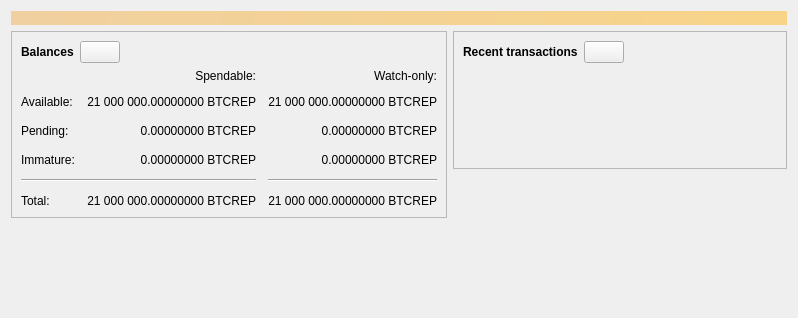
<?xml version="1.0" encoding="UTF-8"?>
<ui version="4.0">
 <class>OverviewPage</class>
 <widget class="QWidget" name="OverviewPage">
  <property name="geometry">
   <rect>
    <x>0</x>
    <y>0</y>
    <width>798</width>
    <height>318</height>
   </rect>
  </property>
  <property name="windowTitle">
   <string>Form</string>
  </property>
  <layout class="QVBoxLayout" name="topLayout">
   <item>
    <widget class="QLabel" name="labelAlerts">
     <property name="visible">
      <bool>false</bool>
     </property>
     <property name="styleSheet">
      <string notr="true">QLabel { background-color: qlineargradient(x1: 0, y1: 0, x2: 1, y2: 0, stop:0 #F0D0A0, stop:1 #F8D488); color:#000000; }</string>
     </property>
     <property name="wordWrap">
      <bool>true</bool>
     </property>
     <property name="margin">
      <number>3</number>
     </property>
     <property name="textInteractionFlags">
      <set>Qt::TextSelectableByMouse</set>
     </property>
    </widget>
   </item>
   <item>
    <layout class="QHBoxLayout" name="horizontalLayout" stretch="1,1">
     <item>
      <layout class="QVBoxLayout" name="verticalLayout_2">
       <item>
        <widget class="QFrame" name="frame">
         <property name="frameShape">
          <enum>QFrame::StyledPanel</enum>
         </property>
         <property name="frameShadow">
          <enum>QFrame::Raised</enum>
         </property>
         <layout class="QVBoxLayout" name="verticalLayout_4">
          <item>
           <layout class="QHBoxLayout" name="horizontalLayout_4">
            <item>
             <widget class="QLabel" name="label_5">
              <property name="font">
               <font>
                <weight>75</weight>
                <bold>true</bold>
               </font>
              </property>
              <property name="text">
               <string>Balances</string>
              </property>
             </widget>
            </item>
            <item>
             <widget class="QPushButton" name="labelWalletStatus">
              <property name="enabled">
               <bool>true</bool>
              </property>
              <property name="maximumSize">
               <size>
                <width>45</width>
                <height>16777215</height>
               </size>
              </property>
              <property name="toolTip">
               <string>The displayed information may be out of date. Your wallet automatically synchronizes with the BitcoinRepublic network after a connection is established, but this process has not completed yet.</string>
              </property>
              <property name="text">
               <string/>
              </property>
              <property name="icon">
               <iconset resource="../bitcoinrepublic.qrc">
                <normaloff>:/icons/warning</normaloff>
                <disabledoff>:/icons/warning</disabledoff>:/icons/warning</iconset>
              </property>
              <property name="iconSize">
               <size>
                <width>24</width>
                <height>24</height>
               </size>
              </property>
             </widget>
            </item>
            <item>
             <spacer name="horizontalSpacer_3">
              <property name="orientation">
               <enum>Qt::Horizontal</enum>
              </property>
              <property name="sizeHint" stdset="0">
               <size>
                <width>40</width>
                <height>20</height>
               </size>
              </property>
             </spacer>
            </item>
           </layout>
          </item>
          <item>
           <layout class="QGridLayout" name="gridLayout">
            <property name="spacing">
             <number>12</number>
            </property>
            <item row="2" column="2">
             <widget class="QLabel" name="labelWatchPending">
              <property name="cursor">
               <cursorShape>IBeamCursor</cursorShape>
              </property>
              <property name="toolTip">
               <string>Unconfirmed transactions to watch-only addresses</string>
              </property>
              <property name="text">
               <string notr="true">0.00000000 BTCREP</string>
              </property>
              <property name="alignment">
               <set>Qt::AlignRight|Qt::AlignTrailing|Qt::AlignVCenter</set>
              </property>
              <property name="textInteractionFlags">
               <set>Qt::LinksAccessibleByMouse|Qt::TextSelectableByKeyboard|Qt::TextSelectableByMouse</set>
              </property>
             </widget>
            </item>
            <item row="2" column="1">
             <widget class="QLabel" name="labelUnconfirmed">
              <property name="cursor">
               <cursorShape>IBeamCursor</cursorShape>
              </property>
              <property name="toolTip">
               <string>Total of transactions that have yet to be confirmed, and do not yet count toward the spendable balance</string>
              </property>
              <property name="text">
               <string notr="true">0.00000000 BTCREP</string>
              </property>
              <property name="alignment">
               <set>Qt::AlignRight|Qt::AlignTrailing|Qt::AlignVCenter</set>
              </property>
              <property name="textInteractionFlags">
               <set>Qt::LinksAccessibleByMouse|Qt::TextSelectableByKeyboard|Qt::TextSelectableByMouse</set>
              </property>
             </widget>
            </item>
            <item row="3" column="2">
             <widget class="QLabel" name="labelWatchImmature">
              <property name="cursor">
               <cursorShape>IBeamCursor</cursorShape>
              </property>
              <property name="toolTip">
               <string>Mined balance in watch-only addresses that has not yet matured</string>
              </property>
              <property name="text">
               <string notr="true">0.00000000 BTCREP</string>
              </property>
              <property name="alignment">
               <set>Qt::AlignRight|Qt::AlignTrailing|Qt::AlignVCenter</set>
              </property>
              <property name="textInteractionFlags">
               <set>Qt::LinksAccessibleByMouse|Qt::TextSelectableByKeyboard|Qt::TextSelectableByMouse</set>
              </property>
             </widget>
            </item>
            <item row="4" column="0" colspan="2">
             <widget class="Line" name="line">
              <property name="orientation">
               <enum>Qt::Horizontal</enum>
              </property>
             </widget>
            </item>
            <item row="4" column="2">
             <widget class="Line" name="lineWatchBalance">
              <property name="sizePolicy">
               <sizepolicy hsizetype="Preferred" vsizetype="Fixed">
                <horstretch>0</horstretch>
                <verstretch>0</verstretch>
               </sizepolicy>
              </property>
              <property name="minimumSize">
               <size>
                <width>140</width>
                <height>0</height>
               </size>
              </property>
              <property name="orientation">
               <enum>Qt::Horizontal</enum>
              </property>
             </widget>
            </item>
            <item row="5" column="0">
             <widget class="QLabel" name="labelTotalText">
              <property name="text">
               <string>Total:</string>
              </property>
             </widget>
            </item>
            <item row="3" column="1">
             <widget class="QLabel" name="labelImmature">
              <property name="cursor">
               <cursorShape>IBeamCursor</cursorShape>
              </property>
              <property name="toolTip">
               <string>Mined balance that has not yet matured</string>
              </property>
              <property name="text">
               <string notr="true">0.00000000 BTCREP</string>
              </property>
              <property name="alignment">
               <set>Qt::AlignRight|Qt::AlignTrailing|Qt::AlignVCenter</set>
              </property>
              <property name="textInteractionFlags">
               <set>Qt::LinksAccessibleByMouse|Qt::TextSelectableByKeyboard|Qt::TextSelectableByMouse</set>
              </property>
             </widget>
            </item>
            <item row="2" column="3">
             <spacer name="horizontalSpacer_2">
              <property name="orientation">
               <enum>Qt::Horizontal</enum>
              </property>
              <property name="sizeHint" stdset="0">
               <size>
                <width>40</width>
                <height>20</height>
               </size>
              </property>
             </spacer>
            </item>
            <item row="3" column="0">
             <widget class="QLabel" name="labelImmatureText">
              <property name="text">
               <string>Immature:</string>
              </property>
             </widget>
            </item>
            <item row="5" column="1">
             <widget class="QLabel" name="labelTotal">
              <property name="cursor">
               <cursorShape>IBeamCursor</cursorShape>
              </property>
              <property name="toolTip">
               <string>Your current total balance</string>
              </property>
              <property name="text">
               <string notr="true">21 000 000.00000000 BTCREP</string>
              </property>
              <property name="alignment">
               <set>Qt::AlignRight|Qt::AlignTrailing|Qt::AlignVCenter</set>
              </property>
              <property name="textInteractionFlags">
               <set>Qt::LinksAccessibleByMouse|Qt::TextSelectableByKeyboard|Qt::TextSelectableByMouse</set>
              </property>
             </widget>
            </item>
            <item row="5" column="2">
             <widget class="QLabel" name="labelWatchTotal">
              <property name="cursor">
               <cursorShape>IBeamCursor</cursorShape>
              </property>
              <property name="toolTip">
               <string>Current total balance in watch-only addresses</string>
              </property>
              <property name="text">
               <string notr="true">21 000 000.00000000 BTCREP</string>
              </property>
              <property name="alignment">
               <set>Qt::AlignRight|Qt::AlignTrailing|Qt::AlignVCenter</set>
              </property>
              <property name="textInteractionFlags">
               <set>Qt::LinksAccessibleByMouse|Qt::TextSelectableByKeyboard|Qt::TextSelectableByMouse</set>
              </property>
             </widget>
            </item>
            <item row="0" column="2">
             <widget class="QLabel" name="labelWatchonly">
              <property name="text">
               <string>Watch-only:</string>
              </property>
              <property name="alignment">
               <set>Qt::AlignRight|Qt::AlignTrailing|Qt::AlignVCenter</set>
              </property>
             </widget>
            </item>
            <item row="1" column="0">
             <widget class="QLabel" name="labelBalanceText">
              <property name="text">
               <string>Available:</string>
              </property>
             </widget>
            </item>
            <item row="1" column="1">
             <widget class="QLabel" name="labelBalance">
              <property name="cursor">
               <cursorShape>IBeamCursor</cursorShape>
              </property>
              <property name="toolTip">
               <string>Your current spendable balance</string>
              </property>
              <property name="text">
               <string notr="true">21 000 000.00000000 BTCREP</string>
              </property>
              <property name="alignment">
               <set>Qt::AlignRight|Qt::AlignTrailing|Qt::AlignVCenter</set>
              </property>
              <property name="textInteractionFlags">
               <set>Qt::LinksAccessibleByMouse|Qt::TextSelectableByKeyboard|Qt::TextSelectableByMouse</set>
              </property>
             </widget>
            </item>
            <item row="1" column="2">
             <widget class="QLabel" name="labelWatchAvailable">
              <property name="cursor">
               <cursorShape>IBeamCursor</cursorShape>
              </property>
              <property name="toolTip">
               <string>Your current balance in watch-only addresses</string>
              </property>
              <property name="text">
               <string notr="true">21 000 000.00000000 BTCREP</string>
              </property>
              <property name="alignment">
               <set>Qt::AlignRight|Qt::AlignTrailing|Qt::AlignVCenter</set>
              </property>
              <property name="textInteractionFlags">
               <set>Qt::LinksAccessibleByMouse|Qt::TextSelectableByKeyboard|Qt::TextSelectableByMouse</set>
              </property>
             </widget>
            </item>
            <item row="2" column="0">
             <widget class="QLabel" name="labelPendingText">
              <property name="text">
               <string>Pending:</string>
              </property>
             </widget>
            </item>
            <item row="0" column="1">
             <widget class="QLabel" name="labelSpendable">
              <property name="text">
               <string>Spendable:</string>
              </property>
              <property name="alignment">
               <set>Qt::AlignRight|Qt::AlignTrailing|Qt::AlignVCenter</set>
              </property>
             </widget>
            </item>
           </layout>
          </item>
         </layout>
        </widget>
       </item>
       <item>
        <spacer name="verticalSpacer">
         <property name="orientation">
          <enum>Qt::Vertical</enum>
         </property>
         <property name="sizeHint" stdset="0">
          <size>
           <width>20</width>
           <height>40</height>
          </size>
         </property>
        </spacer>
       </item>
      </layout>
     </item>
     <item>
      <layout class="QVBoxLayout" name="verticalLayout_3">
       <item>
        <widget class="QFrame" name="frame_2">
         <property name="frameShape">
          <enum>QFrame::StyledPanel</enum>
         </property>
         <property name="frameShadow">
          <enum>QFrame::Raised</enum>
         </property>
         <layout class="QVBoxLayout" name="verticalLayout">
          <item>
           <layout class="QHBoxLayout" name="horizontalLayout_2">
            <item>
             <widget class="QLabel" name="label_4">
              <property name="font">
               <font>
                <weight>75</weight>
                <bold>true</bold>
               </font>
              </property>
              <property name="text">
               <string>Recent transactions</string>
              </property>
             </widget>
            </item>
            <item>
             <widget class="QPushButton" name="labelTransactionsStatus">
              <property name="enabled">
               <bool>true</bool>
              </property>
              <property name="maximumSize">
               <size>
                <width>45</width>
                <height>16777215</height>
               </size>
              </property>
              <property name="toolTip">
               <string>The displayed information may be out of date. Your wallet automatically synchronizes with the BitcoinRepublic network after a connection is established, but this process has not completed yet.</string>
              </property>
              <property name="text">
               <string/>
              </property>
              <property name="icon">
               <iconset resource="../bitcoinrepublic.qrc">
                <normaloff>:/icons/warning</normaloff>
                <disabledoff>:/icons/warning</disabledoff>:/icons/warning</iconset>
              </property>
              <property name="iconSize">
               <size>
                <width>24</width>
                <height>24</height>
               </size>
              </property>
             </widget>
            </item>
            <item>
             <spacer name="horizontalSpacer">
              <property name="orientation">
               <enum>Qt::Horizontal</enum>
              </property>
              <property name="sizeHint" stdset="0">
               <size>
                <width>40</width>
                <height>20</height>
               </size>
              </property>
             </spacer>
            </item>
           </layout>
          </item>
          <item>
           <widget class="TransactionOverviewWidget" name="listTransactions">
            <property name="styleSheet">
             <string notr="true">QListView { background: transparent; }</string>
            </property>
            <property name="frameShape">
             <enum>QFrame::NoFrame</enum>
            </property>
            <property name="verticalScrollBarPolicy">
             <enum>Qt::ScrollBarAlwaysOff</enum>
            </property>
            <property name="horizontalScrollBarPolicy">
             <enum>Qt::ScrollBarAlwaysOff</enum>
            </property>
            <property name="sizeAdjustPolicy">
             <enum>QAbstractScrollArea::AdjustToContents</enum>
            </property>
            <property name="selectionMode">
             <enum>QAbstractItemView::NoSelection</enum>
            </property>
            <property name="uniformItemSizes">
             <bool>true</bool>
            </property>
           </widget>
          </item>
         </layout>
        </widget>
       </item>
       <item>
        <spacer name="verticalSpacer_2">
         <property name="orientation">
          <enum>Qt::Vertical</enum>
         </property>
         <property name="sizeHint" stdset="0">
          <size>
           <width>20</width>
           <height>40</height>
          </size>
         </property>
        </spacer>
       </item>
      </layout>
     </item>
    </layout>
   </item>
  </layout>
 </widget>
 <customwidgets>
  <customwidget>
   <class>TransactionOverviewWidget</class>
   <extends>QListView</extends>
   <header>qt/transactionoverviewwidget.h</header>
  </customwidget>
 </customwidgets>
 <resources/>
 <connections/>
</ui>
